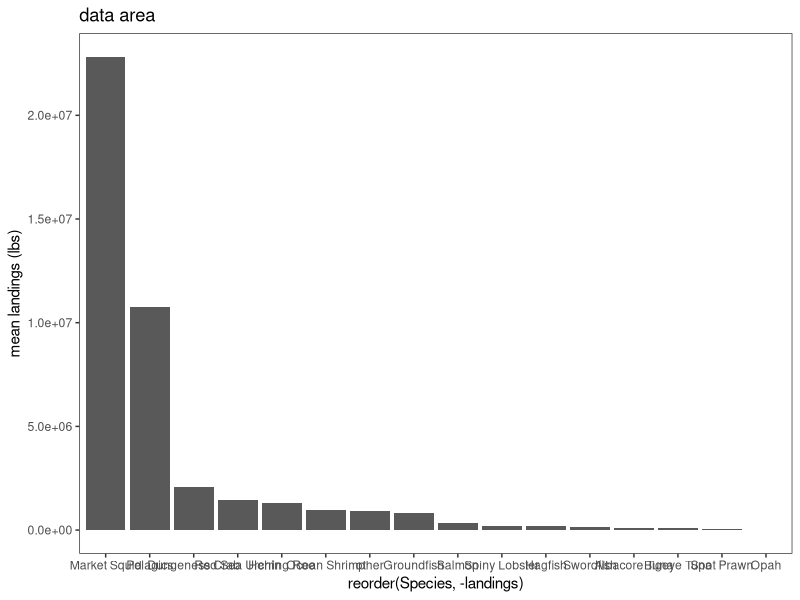

The R source for this figure:
# Script for isolating the species of interest from the DFW dataset of monthly
# landings by area.

library(stringr)
library(stringi)
library(dplyr)
library(reshape2)
library(ggplot2)

# Import dataset of all areas
all_areas <- read.csv("Data/DFW areas/all_areas.csv")

# Find most-landed species ----------------------------------------------------
# Isolate total landings and find mean by year
high_landings <- all_areas[, c(1, 14:16)]
high_landings <- high_landings %>% group_by(area, Species) %>% 
  summarize(landings = mean(Landings))  

# Isolate each area & order by landings in descending order
total_e <- high_landings %>% filter(area == "Eureka")
total_e <- total_e[order(-total_e$landings), ]

total_fb <- high_landings %>% filter(area == "Fort Bragg")
total_fb <- total_fb[order(-total_fb$landings), ]

total_bb <- high_landings %>% filter(area == "Bodega Bay")
total_bb <- total_bb[order(-total_bb$landings), ]

total_sf <- high_landings %>% filter(area == "San Francisco")
total_sf <- total_sf[order(-total_sf$landings), ]

total_m <- high_landings %>% filter(area == "Monterey")
total_m <- total_m[order(-total_m$landings), ]

total_mb <- high_landings %>% filter(area == "Morro Bay")
total_mb <- total_mb[order(-total_mb$landings), ]

total_sb <- high_landings %>% filter(area == "Santa Barbara")
total_sb <- total_sb[order(-total_sb$landings), ]

total_la <- high_landings %>% filter(area == "Los Angeles")
total_la <- total_la[order(-total_la$landings), ]

total_sd <- high_landings %>% filter(area == "San Diego")
total_sd <- total_sd[order(-total_sd$landings), ]

# Create dataframe of highest landed species
high_landings <- rbind(total_e[1:11, 1:2], total_fb[1:11, 1:2], 
                       total_bb[1:11, 1:2], total_sf[1:11, 1:2], 
                       total_m[1:11, 1:2], total_mb[1:11, 1:2],
                       total_sb[1:11, 1:2], total_la[1:11, 1:2], 
                       total_sd[1:11, 1:2])

# Get list of unique species names (not fully unique :/ )
high_landings <- levels(factor(high_landings$Species))
print(high_landings)


# Fix known issues with species names -----------------------------------------
all_areas$Species <- str_replace_all(all_areas$Species, 
                                     c("Lobs ter California spiny" = "Lobster California spiny",
                                       "Anchovy  northern" = "Anchovy northern"))

# Isolate species of interest -------------------------------------------------
# Column names for the initial columns of the overall dataframe
initial_cols <- c("Species", "January", "February", "March", "April", "May", "June",
                  "July", "August", "September", "October", "November", "December", 
                  "Landings", "year", "area")

crab <- all_areas %>% filter(str_detect(Species, "Dungeness")) %>% bind_rows
lobster <- all_areas %>% filter(str_detect(Species, "Lobster")) %>% bind_rows
squid <- all_areas %>% filter(str_detect(Species, "Squid market")) %>% bind_rows
albacore <- all_areas %>% filter(str_detect(Species, "albacore")) %>% bind_rows
bigeye <- all_areas %>% filter(str_detect(Species, "Tuna bigeye")) %>% bind_rows
prawn <- all_areas %>% filter(str_detect(Species, "Prawn spot")) %>% bind_rows
swordfish <- all_areas %>% filter(str_detect(Species, "Swordfish")) %>% bind_rows
opah <- all_areas %>% filter(str_detect(Species, "Opah")) %>% bind_rows

# Herring roe -----------------------------------------------------------------
herring_roe <- all_areas %>% filter(str_detect(Species, "Herring Pacific roe|
                                               Herring Roe")) %>% bind_rows
# Update dataframe with new species name
herring_roe <- herring_roe[, -1] %>% group_by(area, year) %>%
  summarize(across(January:Landings, sum))  
herring_roe <- cbind(rep("Herring Roe", length(herring_roe$year)), herring_roe[, c(3:15, 2, 1)])
colnames(herring_roe) <- initial_cols

# Red sea urchin --------------------------------------------------------------
urchin <- all_areas %>% filter(str_detect(Species, "Sea urchin red|
                                          Urchin red")) %>% bind_rows
# Update dataframe with new species name
urchin <- urchin[, -1] %>% group_by(area, year) %>%
  summarize(across(January:Landings, sum))  
urchin <- cbind(rep("Red Sea Urchin", length(urchin$year)), urchin[, c(3:15, 2, 1)])
colnames(urchin) <- initial_cols

# Hagfish ---------------------------------------------------------------------
hagfish <- all_areas %>% filter(str_detect(Species, "Hagfish|
                                           Hagfishes")) %>% bind_rows
# Update dataframe with new species name
hagfish <- hagfish[, -1] %>% group_by(area, year) %>%
  summarize(across(January:Landings, sum))  
hagfish <- cbind(rep("Hagfish", length(hagfish$year)), hagfish[, c(3:15, 2, 1)])
colnames(hagfish) <- initial_cols

# Shrimp ----------------------------------------------------------------------
shrimp <- all_areas %>% filter(str_detect(Species, "Shrimp Pacific Ocean|
                                          Shrimp ocean pink")) %>% bind_rows
# Update dataframe with new species name
shrimp <- shrimp[, -1] %>% group_by(area, year) %>%
  summarize(across(January:Landings, sum))  
shrimp <- cbind(rep("Ocean Shrimp", length(shrimp$year)), shrimp[, c(3:15, 2, 1)])
colnames(shrimp) <- initial_cols

# Groundfish - from list here -------------------------------------------------
# https://wildlife.ca.gov/Conservation/Marine/Federal-Groundfish 
groundfish <- all_areas %>% filter(str_detect(Species, "Halibut|Rockfish|
                                              Thornyhead|Sablefish|Skate|
                                              Shark leopard|Shark soupfin|
                                              Shark spiny dogfish|Ratfish|
                                              Cabezon|Greenling|Lingcod|Cod|
                                              Whiting|Scorpionfish|Flounder|
                                              Sole|Sanddab")) %>% bind_rows
# Update dataframe with new species name
groundfish <- groundfish[, -1] %>% group_by(area, year) %>%
  summarize(across(January:Landings, sum))  
groundfish <- cbind(rep("Groundfish", length(groundfish$year)), groundfish[, c(3:15, 2, 1)])
colnames(groundfish) <- initial_cols

# Salmon ----------------------------------------------------------------------
salmon <- all_areas %>% filter(str_detect(Species, "Salmon")) %>% bind_rows
salmon <- salmon %>% filter(!str_detect(Species, "Roe"))  # Remove salmon roe fishery
# Update dataframe with new species name
salmon <- salmon[, -1] %>%  group_by(area, year) %>% 
  summarize(across(January:Landings, sum))
salmon <- cbind(rep("Salmon", length(salmon$year)), salmon[, c(3:15, 2, 1)])
colnames(salmon) <- initial_cols

# Coastal pelagic species gathered from NOAA fisheries ------------------------
pelagics <- all_areas %>% filter(str_detect(Species, "Sardine|Mackerel Pacific|
                                            Mackerel jack|Mackerel unspecified|
                                            Anchovy northern")) %>% bind_rows
# Update dataframe with new species name
pelagics <- pelagics[, -1] %>% group_by(area, year) %>% 
  summarize(across(January:Landings, sum))
pelagics <- cbind(rep("Pelagics", length(pelagics$year)), pelagics[, c(3:15, 2, 1)])
colnames(pelagics) <- initial_cols


# Category for everything not selected above ----------------------------------
other <- all_areas %>% filter(!str_detect(Species, "Dungeness"))
other <- other %>% filter(!str_detect(Species, "Lobster"))
other <- other %>% filter(!str_detect(Species, "Squid market"))
other <- other %>% filter(!str_detect(Species, "albacore"))
other <- other %>% filter(!str_detect(Species, "Tuna bigeye"))
other <- other %>% filter(!str_detect(Species, "Prawn spot"))
other <- other %>% filter(!str_detect(Species, "Swordfish"))
other <- other %>% filter(!str_detect(Species, "Opah"))
other <- other %>% filter(!str_detect(Species, "Herring Pacific roe"))
other <- other %>% filter(!str_detect(Species, "Sea urchin red"))
other <- other %>% filter(!str_detect(Species, "Urchin red"))
other <- other %>% filter(!str_detect(Species, "Hagfish"))
other <- other %>% filter(!str_detect(Species, "Hagfishes"))
other <- other %>% filter(!str_detect(Species, "Shrimp Pacific Ocean"))
other <- other %>% filter(!str_detect(Species, "Shrimp ocean pink"))
other <- other %>% filter(!str_detect(Species, "Halibut"))
other <- other %>% filter(!str_detect(Species, "Rockfish"))
other <- other %>% filter(!str_detect(Species, "Thornyhead"))
other <- other %>% filter(!str_detect(Species, "Sablefish"))
other <- other %>% filter(!str_detect(Species, "Skate"))
other <- other %>% filter(!str_detect(Species, "Shark leopard"))
other <- other %>% filter(!str_detect(Species, "Shark soupfin"))
other <- other %>% filter(!str_detect(Species, "Shark spiny dogfish"))
other <- other %>% filter(!str_detect(Species, "Ratfish"))
other <- other %>% filter(!str_detect(Species, "Cabezon"))
other <- other %>% filter(!str_detect(Species, "Greenling"))
other <- other %>% filter(!str_detect(Species, "Lingcod"))
other <- other %>% filter(!str_detect(Species, "Cod"))
other <- other %>% filter(!str_detect(Species, "Whiting"))
other <- other %>% filter(!str_detect(Species, "Scorpionfish"))
other <- other %>% filter(!str_detect(Species, "Flounder"))
other <- other %>% filter(!str_detect(Species, "Sole"))
other <- other %>% filter(!str_detect(Species, "Sanddab"))
other <- other %>% filter(!str_detect(Species, "Salmon"))
other <- other %>% filter(!str_detect(Species, "Sardine"))
other <- other %>% filter(!str_detect(Species, "Mackerel"))
other <- other %>% filter(!str_detect(Species, "Anchovy"))

other_species <- levels(factor(other$Species))
print(other_species)
other <- other[, -1] %>% group_by(area, year) %>% 
  summarize(across(January:Landings, sum))
other <- cbind(rep("other", length(other$year)), other[, c(3:15, 2, 1)])
colnames(other) <- initial_cols


# Create dataframe of all species of interest ---------------------------------
all_soi <- rbind(crab, lobster, squid, albacore, bigeye, prawn, swordfish, 
                 opah, herring_roe, urchin, hagfish, shrimp, groundfish, 
                 salmon, pelagics, other)

all_soi$Species <- trimws(all_soi$Species)  # trim white space from names

# Replace DFW species names with more understandable text
all_soi$Species <- str_replace_all(all_soi$Species, 
                                   c("Crab Dungeness" = "Dungeness Crab",
                                     "Lobster California spiny" = "Spiny Lobster",
                                     "Prawn spot" = "Spot Prawn",
                                     "Squid market" = "Market Squid",
                                     "Tuna albacore" = "Albacore Tuna",
                                     "Tuna bigeye" = "Bigeye Tuna"))
species <- levels(factor(all_soi$Species))  # list of species
print(species)  # check species list


# Check relative landings for the species of interest -------------------------
total_landings <- all_soi[, c(1, 14:16)]
total_landings <- total_landings %>% group_by(Species) %>% 
  summarize(landings = mean(Landings)) 

total_plot <- ggplot(total_landings, aes(y = landings, x = reorder(Species, -landings))) +
  geom_bar(position = "dodge", stat = "identity") +
  ylab("mean landings (lbs)") +
  ggtitle("data area") + 
  # scale_fill_discrete(breaks = area_order) +
  theme_bw() +
  theme(panel.grid.major = element_blank(), panel.grid.minor = element_blank())

ggsave(filename="DFW pdf data/Figures/all_soi_landings.pdf", total_plot,
       width=300, height=100, units="mm", dpi=300)

# Write a .csv file with just the species of interest
write.csv(all_soi, "Data/dfw_areas_soi.csv", row.names = FALSE)
